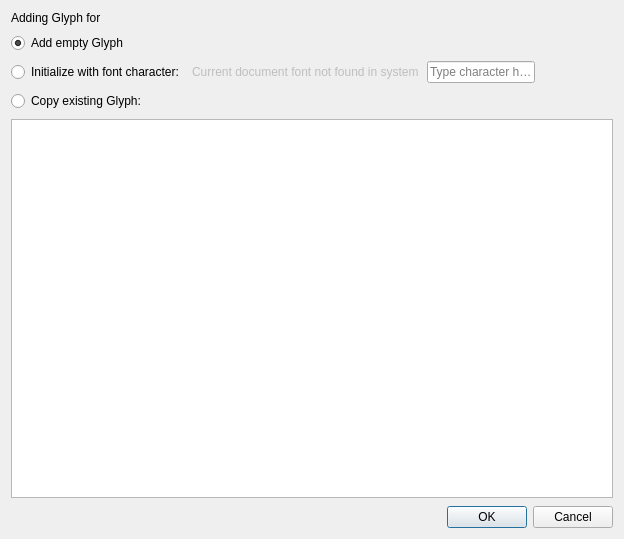
<?xml version="1.0" encoding="UTF-8"?>
<ui version="4.0">
 <class>AddGlyphDialog</class>
 <widget class="QDialog" name="AddGlyphDialog">
  <property name="geometry">
   <rect>
    <x>0</x>
    <y>0</y>
    <width>624</width>
    <height>539</height>
   </rect>
  </property>
  <property name="maximumSize">
   <size>
    <width>624</width>
    <height>16777215</height>
   </size>
  </property>
  <property name="windowTitle">
   <string>Add New Glyph</string>
  </property>
  <layout class="QVBoxLayout" name="verticalLayout">
   <property name="spacing">
    <number>8</number>
   </property>
   <item>
    <widget class="QLabel" name="titleLabel">
     <property name="text">
      <string>Adding Glyph for </string>
     </property>
    </widget>
   </item>
   <item>
    <layout class="QHBoxLayout" name="horizontalLayout_2">
     <item>
      <widget class="QRadioButton" name="emptyRadio">
       <property name="text">
        <string>Add empty Glyph</string>
       </property>
       <property name="checked">
        <bool>true</bool>
       </property>
      </widget>
     </item>
    </layout>
   </item>
   <item>
    <layout class="QHBoxLayout" name="horizontalLayout">
     <item>
      <widget class="QRadioButton" name="characterRadio">
       <property name="enabled">
        <bool>true</bool>
       </property>
       <property name="text">
        <string>Initialize with font character:</string>
       </property>
      </widget>
     </item>
     <item>
      <widget class="QLabel" name="characterErrorLabel">
       <property name="enabled">
        <bool>false</bool>
       </property>
       <property name="text">
        <string>Current document font not found in system</string>
       </property>
      </widget>
     </item>
     <item>
      <widget class="QLineEdit" name="characterLineEdit">
       <property name="enabled">
        <bool>true</bool>
       </property>
       <property name="maxLength">
        <number>1</number>
       </property>
       <property name="placeholderText">
        <string>Type character here</string>
       </property>
      </widget>
     </item>
     <item>
      <spacer name="horizontalSpacer">
       <property name="orientation">
        <enum>Qt::Horizontal</enum>
       </property>
       <property name="sizeHint" stdset="0">
        <size>
         <width>40</width>
         <height>20</height>
        </size>
       </property>
      </spacer>
     </item>
    </layout>
   </item>
   <item>
    <layout class="QHBoxLayout" name="horizontalLayout_3">
     <item>
      <widget class="QRadioButton" name="copyRadio">
       <property name="text">
        <string>Copy existing Glyph:</string>
       </property>
      </widget>
     </item>
    </layout>
   </item>
   <item>
    <widget class="QGraphicsView" name="faceGraphicsView">
     <property name="enabled">
      <bool>true</bool>
     </property>
    </widget>
   </item>
   <item>
    <widget class="QDialogButtonBox" name="buttonBox">
     <property name="orientation">
      <enum>Qt::Horizontal</enum>
     </property>
     <property name="standardButtons">
      <set>QDialogButtonBox::Cancel|QDialogButtonBox::Ok</set>
     </property>
    </widget>
   </item>
  </layout>
 </widget>
 <tabstops>
  <tabstop>emptyRadio</tabstop>
  <tabstop>characterRadio</tabstop>
  <tabstop>characterLineEdit</tabstop>
  <tabstop>copyRadio</tabstop>
  <tabstop>faceGraphicsView</tabstop>
 </tabstops>
 <resources/>
 <connections>
  <connection>
   <sender>buttonBox</sender>
   <signal>rejected()</signal>
   <receiver>AddGlyphDialog</receiver>
   <slot>reject()</slot>
   <hints>
    <hint type="sourcelabel">
     <x>328</x>
     <y>534</y>
    </hint>
    <hint type="destinationlabel">
     <x>286</x>
     <y>274</y>
    </hint>
   </hints>
  </connection>
  <connection>
   <sender>characterLineEdit</sender>
   <signal>textChanged(QString)</signal>
   <receiver>characterRadio</receiver>
   <slot>click()</slot>
   <hints>
    <hint type="sourcelabel">
     <x>583</x>
     <y>86</y>
    </hint>
    <hint type="destinationlabel">
     <x>179</x>
     <y>78</y>
    </hint>
   </hints>
  </connection>
  <connection>
   <sender>buttonBox</sender>
   <signal>accepted()</signal>
   <receiver>AddGlyphDialog</receiver>
   <slot>accept()</slot>
   <hints>
    <hint type="sourcelabel">
     <x>378</x>
     <y>522</y>
    </hint>
    <hint type="destinationlabel">
     <x>8</x>
     <y>344</y>
    </hint>
   </hints>
  </connection>
 </connections>
</ui>
